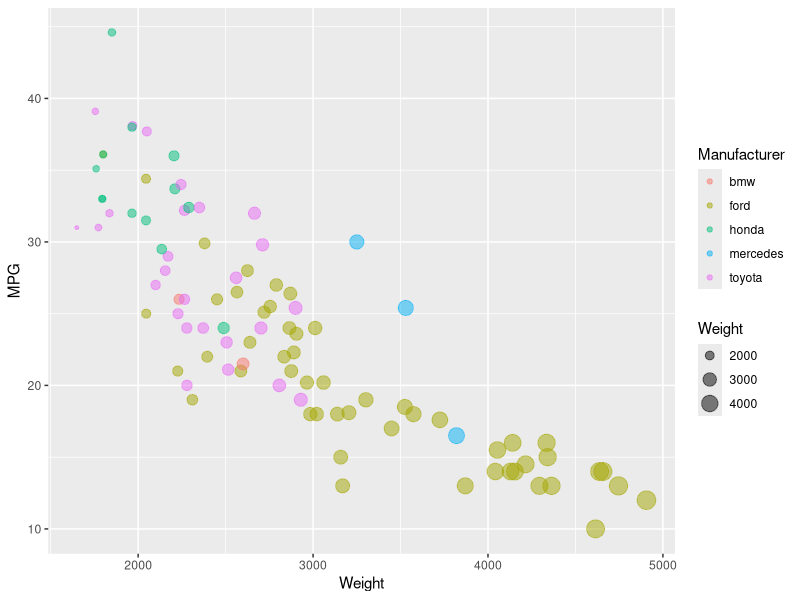

The R source for this figure:
cars.sample<-read.csv("cars-sample.csv")
library(ggplot2)
p<-ggplot(
  data=cars.sample,
  mapping = aes(
    x = Weight,
    y = MPG,
    color = Manufacturer,
    size = Weight
  )
)
p + geom_point(alpha=0.5)
